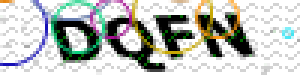
#> input picture oriimg/8.gif, 100 x 25 px, found by its file name (shown 3 times larger)
$ python imgocr.py
#> lines starting #> are read from the running program, lines starting #| are printed output that depends on the picture; after the words box and inside, x2 and y2 are one past the last pixel; in counts of white or black regions, pixels touching at a corner belong together
# -*- coding:utf-8 -*-
from PIL import Image
import pytesser3
image = Image.open(r'E:\python\queryhb\oriimg\8.gif')
#> image is the input picture: PIL image 100x25 RGBA; mean R, G, B, A 188.9, 191.8, 187, 252.5
imgry = image.convert('L')
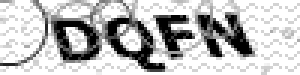
#> imgry: PIL image 100x25 L (shown 3 times larger); min 0, max 255, mean 190.4
threshold = 140
table = []
for i in range(256):
    if i < threshold:
        table.append(0)
    else:
        table.append(1)
out = imgry.point(table, '1')
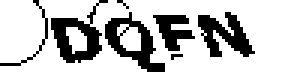
#> out: PIL image 100x25 1 (shown 3 times larger); 76.6% white; 7 black regions (2 under 20 px), largest, box (x1, y1, x2, y2) and area: (17, 0, 36, 21) 158, (35, 4, 55, 24) 152, (66, 4, 85, 19) 144, (51, 5, 65, 17) 90, (0, 0, 16, 22) 31
out.show()
#> (the run stopped early here; a loop or call above may not have finished)

$ run again, with oriimg/1.gif copied over oriimg/8.gif
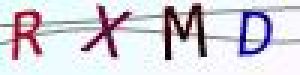
#> input picture oriimg/1.gif, 100 x 25 px, found by its file name (shown 3 times larger)
#> image is the input picture: PIL image 100x25 RGB; mean R, G, B 212.5, 209.1, 217.6
#> `imgry = image.convert('L')`:
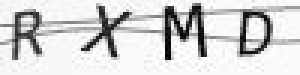
#> imgry: PIL image 100x25 L (shown 3 times larger); min 1, max 255, mean 211.1
#> `out = imgry.point(table, '1')`:
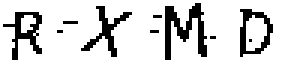
#> out: PIL image 100x25 1 (shown 3 times larger); 86% white; black in thin lines or dots, all inside (x1, y1, x2, y2) = (1, 1, 91, 20)
